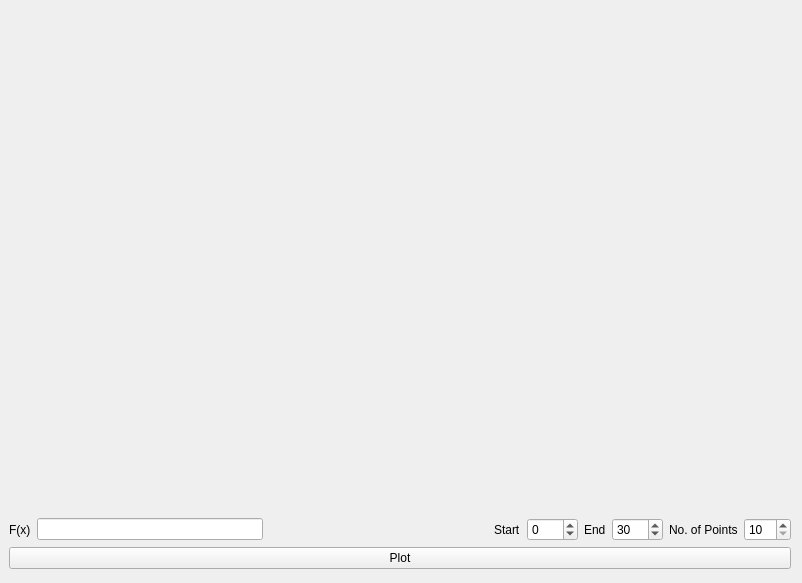
<?xml version="1.0" encoding="UTF-8"?>
<ui version="4.0">
 <class>Function_Plotter</class>
 <widget class="QMainWindow" name="Function_Plotter">
  <property name="geometry">
   <rect>
    <x>0</x>
    <y>0</y>
    <width>802</width>
    <height>583</height>
   </rect>
  </property>
  <property name="windowTitle">
   <string>Function Plotter</string>
  </property>
  <property name="windowIcon">
   <iconset resource="../resources/resources.qrc">
    <normaloff>:/Function_Plotter.ico</normaloff>:/Function_Plotter.ico</iconset>
  </property>
  <widget class="QWidget" name="centralwidget">
   <property name="enabled">
    <bool>true</bool>
   </property>
   <property name="sizePolicy">
    <sizepolicy hsizetype="Expanding" vsizetype="Expanding">
     <horstretch>0</horstretch>
     <verstretch>0</verstretch>
    </sizepolicy>
   </property>
   <property name="maximumSize">
    <size>
     <width>800</width>
     <height>578</height>
    </size>
   </property>
   <layout class="QGridLayout" name="gridLayout_2">
    <property name="sizeConstraint">
     <enum>QLayout::SetDefaultConstraint</enum>
    </property>
    <item row="0" column="0">
     <layout class="QVBoxLayout" name="verticalLayout" stretch="1,0">
      <property name="bottomMargin">
       <number>0</number>
      </property>
      <item>
       <widget class="QCustomPlot" name="customPlot" native="true">
        <property name="sizePolicy">
         <sizepolicy hsizetype="Expanding" vsizetype="Expanding">
          <horstretch>0</horstretch>
          <verstretch>0</verstretch>
         </sizepolicy>
        </property>
       </widget>
      </item>
      <item>
       <layout class="QVBoxLayout" name="verticalLayout_2">
        <item>
         <layout class="QHBoxLayout" name="horizontalLayout">
          <item>
           <widget class="QLabel" name="fx">
            <property name="text">
             <string>F(x)</string>
            </property>
           </widget>
          </item>
          <item>
           <widget class="QLineEdit" name="lineEdit"/>
          </item>
          <item>
           <spacer name="horizontalSpacer">
            <property name="orientation">
             <enum>Qt::Horizontal</enum>
            </property>
            <property name="sizeHint" stdset="0">
             <size>
              <width>40</width>
              <height>20</height>
             </size>
            </property>
           </spacer>
          </item>
          <item>
           <widget class="QLabel" name="startLabel">
            <property name="text">
             <string>Start</string>
            </property>
           </widget>
          </item>
          <item>
           <widget class="QSpinBox" name="startPoint">
            <property name="minimum">
             <number>-500</number>
            </property>
            <property name="maximum">
             <number>500</number>
            </property>
           </widget>
          </item>
          <item>
           <widget class="QLabel" name="endLabel">
            <property name="text">
             <string>End</string>
            </property>
           </widget>
          </item>
          <item>
           <widget class="QSpinBox" name="endPoint">
            <property name="minimum">
             <number>-500</number>
            </property>
            <property name="maximum">
             <number>500</number>
            </property>
            <property name="value">
             <number>30</number>
            </property>
           </widget>
          </item>
          <item>
           <widget class="QLabel" name="stepLabel">
            <property name="text">
             <string>No. of Points</string>
            </property>
           </widget>
          </item>
          <item>
           <widget class="QSpinBox" name="nPoints">
            <property name="minimum">
             <number>10</number>
            </property>
            <property name="maximum">
             <number>500</number>
            </property>
           </widget>
          </item>
         </layout>
        </item>
        <item>
         <widget class="QPushButton" name="PlotButton">
          <property name="text">
           <string>Plot</string>
          </property>
          <property name="shortcut">
           <string>Return</string>
          </property>
         </widget>
        </item>
       </layout>
      </item>
     </layout>
    </item>
   </layout>
  </widget>
 </widget>
 <customwidgets>
  <customwidget>
   <class>QCustomPlot</class>
   <extends>QWidget</extends>
   <header>qcustomplot.h</header>
   <container>1</container>
  </customwidget>
 </customwidgets>
 <resources>
  <include location="../resources/resources.qrc"/>
 </resources>
 <connections/>
</ui>
